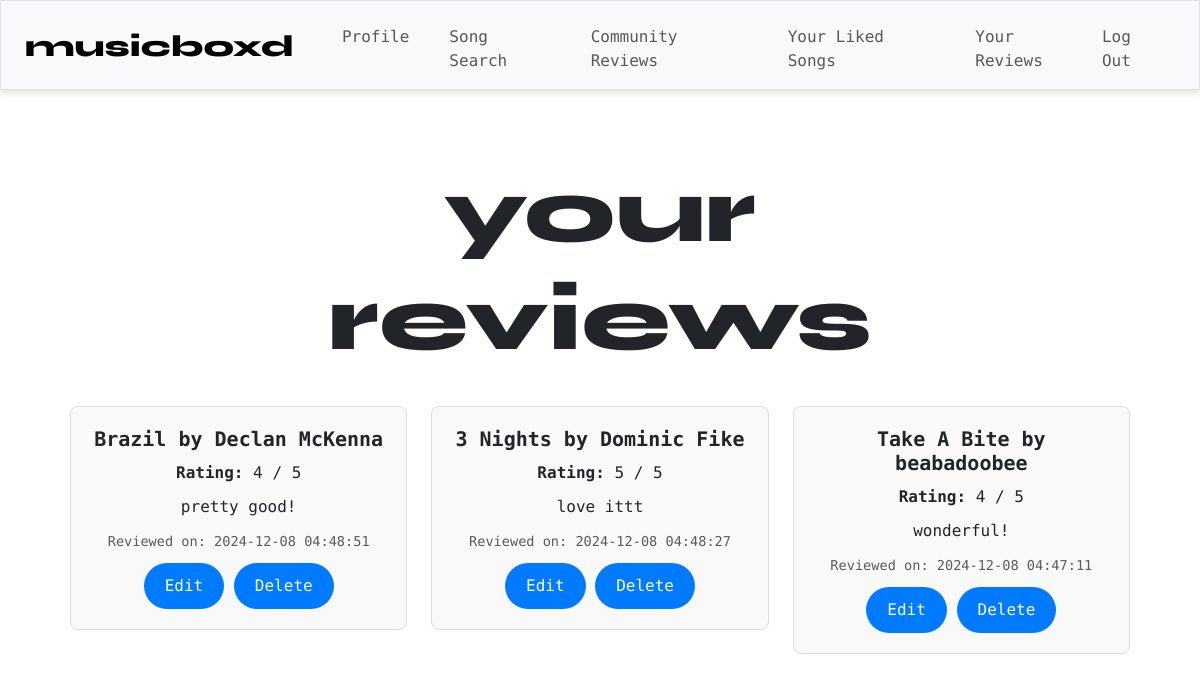
The app's page /all_reviews (signed in) with its own data.
### tables this page shows
CREATE TABLE reviews ( id INTEGER PRIMARY KEY, review TEXT NOT NULL, rating INTEGER NOT NULL, user_id INTEGER NOT NULL, song_id TEXT NOT NULL, timestamp DATETIME DEFAULT CURRENT_TIMESTAMP, FOREIGN KEY (user_id) REFERENCES users (id), FOREIGN KEY (song_id) REFERENCES songs (id) );

CREATE TABLE songs ( id TEXT PRIMARY KEY, title TEXT NOT NULL, artist TEXT NOT NULL);

### app.py (the view)
@app.route("/all_reviews")
@login_required
def all_reviews():
    reviews = db.execute(
        """
        SELECT reviews.id, reviews.rating, reviews.timestamp, reviews.review,
            songs.title AS song_title, songs.artist AS song_artist
        FROM reviews
        JOIN songs ON reviews.song_id = songs.id
        WHERE reviews.user_id = ?
        ORDER BY reviews.timestamp DESC
        """,
        (session["user_id"],)
    )
    return render_template("all_reviews.html", reviews=reviews)

### helpers.py (called while the page is built)
def login_required(f):
    @wraps(f)
    def decorated_function(*args, **kwargs):
        if session.get("user_id") is None:
            return redirect("/login")
        return f(*args, **kwargs)
    return decorated_function

### templates/all_reviews.html
{% extends "layout.html" %}
{% block main %}
<div class="container">
    <h1 class="syne">your<br>reviews</h1>
    <br>
    {% if reviews %}
        <div class="row row-cols-1 row-cols-md-3 g-4">
            {% for review in reviews %}
                <div class="col">
                    <div class="card">
                        <div class="card-body">
                            <h5 class="card-title">{{ review.song_title }} by {{ review.song_artist }}</h5>
                            <p class="card-text"><strong>Rating:</strong> {{ review.rating }} / 5</p>
                            <p class="card-text">{{ review.review }}</p>
                            <p class="card-text"><small class="text-muted">Reviewed on: {{ review.timestamp }}</small></p>
                            <form action="{{ url_for('edit_review', review_id=review.id) }}" method="GET" style="display:inline;">
                                <button class="btn btn-sm" type="submit">Edit</button>
                            </form>
                            <form action="{{ url_for('delete_review', review_id=review.id) }}" method="POST" style="display:inline;">
                                <button class="btn btn-sm" type="submit">Delete</button>
                            </form>
                        </div>
                    </div>
                </div>
            {% endfor %}
        </div>
    {% else %}
        <p class="text-muted">You haven't written any reviews yet.</p>
    {% endif %}
</div>
{% endblock %}

### static/styles.css (style rules this page uses)
h1 { font-size: 90px; }
p { font-size: 20px; }
.btn { display: inline-block; padding: 10px 20px; background-color: #007bff; color: white; text-align: center; text-decoration: none; border-radius: 50px; font-size: 16px; cursor: pointer; transition: background-color 0.3s ease; }
.card { border: 1px solid #ddd; border-radius: 8px; background-color: #f9f9f9; transition: box-shadow 0.3s ease-in-out; }
.card-body { padding: 20px; }
.card-title { font-size: 1.25rem; font-weight: bold; margin-bottom: 10px; }
.card-text { font-size: 1rem; margin-bottom: 8px; }
.card-text small { font-size: 0.85rem; color: #6c757d; }
.card-body p { margin-bottom: 10px; }
.container { padding: 20px; }
body { background-color: #ffffff; font-family: "Space Mono"; overflow: visible; }
.syne { font-family: "Syne", sans-serif; font-optical-sizing: auto; font-weight: 800; font-style: normal; }

### records on screen
reviews: song_title "Brazil", song_artist "Declan McKenna", rating "4", review "pretty good!", timestamp "2024-12-08 04:48:51"
reviews: song_title "3 Nights", song_artist "Dominic Fike", rating "5", review "love ittt", timestamp "2024-12-08 04:48:27"
reviews: song_title "Take A Bite", song_artist "beabadoobee", rating "4", review "wonderful!", timestamp "2024-12-08 04:47:11"
